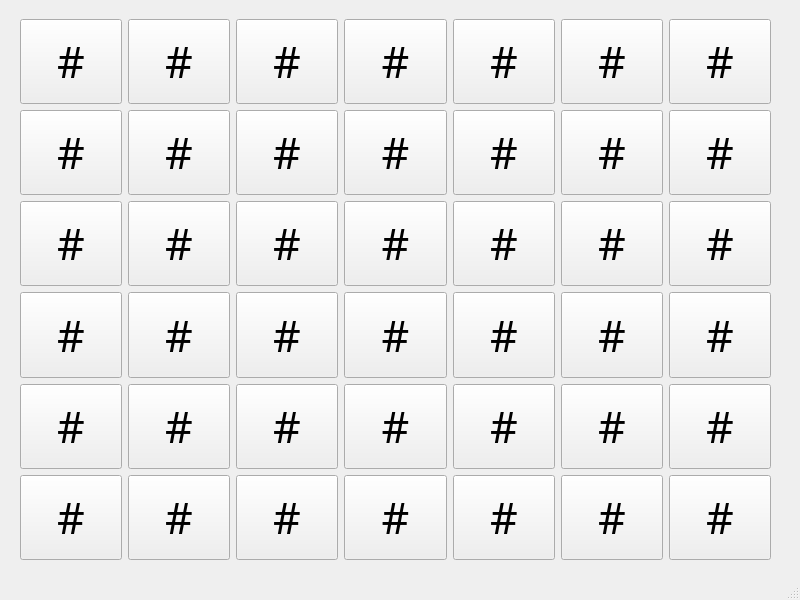
<?xml version="1.0" encoding="UTF-8"?>
<ui version="4.0">
 <class>connectgui</class>
 <widget class="QMainWindow" name="connectgui">
  <property name="geometry">
   <rect>
    <x>0</x>
    <y>0</y>
    <width>800</width>
    <height>600</height>
   </rect>
  </property>
  <property name="font">
   <font>
    <family>Poppins Medium</family>
    <pointsize>9</pointsize>
   </font>
  </property>
  <property name="windowTitle">
   <string>MainWindow</string>
  </property>
  <widget class="QWidget" name="centralwidget">
   <widget class="QWidget" name="gridLayoutWidget">
    <property name="geometry">
     <rect>
      <x>20</x>
      <y>19</y>
      <width>751</width>
      <height>541</height>
     </rect>
    </property>
    <layout class="QGridLayout" name="gridLayout">
     <item row="5" column="2">
      <widget class="QPushButton" name="c02">
       <property name="sizePolicy">
        <sizepolicy hsizetype="Minimum" vsizetype="Minimum">
         <horstretch>0</horstretch>
         <verstretch>0</verstretch>
        </sizepolicy>
       </property>
       <property name="font">
        <font>
         <family>Poppins Medium</family>
         <pointsize>32</pointsize>
        </font>
       </property>
       <property name="text">
        <string>#</string>
       </property>
      </widget>
     </item>
     <item row="0" column="0">
      <widget class="QPushButton" name="c50">
       <property name="sizePolicy">
        <sizepolicy hsizetype="Minimum" vsizetype="Minimum">
         <horstretch>0</horstretch>
         <verstretch>0</verstretch>
        </sizepolicy>
       </property>
       <property name="font">
        <font>
         <family>Poppins Medium</family>
         <pointsize>32</pointsize>
        </font>
       </property>
       <property name="text">
        <string>#</string>
       </property>
      </widget>
     </item>
     <item row="0" column="1">
      <widget class="QPushButton" name="c51">
       <property name="sizePolicy">
        <sizepolicy hsizetype="Minimum" vsizetype="Minimum">
         <horstretch>0</horstretch>
         <verstretch>0</verstretch>
        </sizepolicy>
       </property>
       <property name="font">
        <font>
         <family>Poppins Medium</family>
         <pointsize>32</pointsize>
        </font>
       </property>
       <property name="text">
        <string>#</string>
       </property>
      </widget>
     </item>
     <item row="1" column="5">
      <widget class="QPushButton" name="c45">
       <property name="sizePolicy">
        <sizepolicy hsizetype="Minimum" vsizetype="Minimum">
         <horstretch>0</horstretch>
         <verstretch>0</verstretch>
        </sizepolicy>
       </property>
       <property name="font">
        <font>
         <family>Poppins Medium</family>
         <pointsize>32</pointsize>
        </font>
       </property>
       <property name="text">
        <string>#</string>
       </property>
      </widget>
     </item>
     <item row="3" column="2">
      <widget class="QPushButton" name="c22">
       <property name="sizePolicy">
        <sizepolicy hsizetype="Minimum" vsizetype="Minimum">
         <horstretch>0</horstretch>
         <verstretch>0</verstretch>
        </sizepolicy>
       </property>
       <property name="font">
        <font>
         <family>Poppins Medium</family>
         <pointsize>32</pointsize>
        </font>
       </property>
       <property name="text">
        <string>#</string>
       </property>
      </widget>
     </item>
     <item row="1" column="3">
      <widget class="QPushButton" name="c43">
       <property name="sizePolicy">
        <sizepolicy hsizetype="Minimum" vsizetype="Minimum">
         <horstretch>0</horstretch>
         <verstretch>0</verstretch>
        </sizepolicy>
       </property>
       <property name="font">
        <font>
         <family>Poppins Medium</family>
         <pointsize>32</pointsize>
        </font>
       </property>
       <property name="text">
        <string>#</string>
       </property>
      </widget>
     </item>
     <item row="5" column="4">
      <widget class="QPushButton" name="c04">
       <property name="sizePolicy">
        <sizepolicy hsizetype="Minimum" vsizetype="Minimum">
         <horstretch>0</horstretch>
         <verstretch>0</verstretch>
        </sizepolicy>
       </property>
       <property name="font">
        <font>
         <family>Poppins Medium</family>
         <pointsize>32</pointsize>
        </font>
       </property>
       <property name="text">
        <string>#</string>
       </property>
      </widget>
     </item>
     <item row="1" column="4">
      <widget class="QPushButton" name="c44">
       <property name="sizePolicy">
        <sizepolicy hsizetype="Minimum" vsizetype="Minimum">
         <horstretch>0</horstretch>
         <verstretch>0</verstretch>
        </sizepolicy>
       </property>
       <property name="font">
        <font>
         <family>Poppins Medium</family>
         <pointsize>32</pointsize>
        </font>
       </property>
       <property name="text">
        <string>#</string>
       </property>
      </widget>
     </item>
     <item row="1" column="0">
      <widget class="QPushButton" name="c40">
       <property name="sizePolicy">
        <sizepolicy hsizetype="Minimum" vsizetype="Minimum">
         <horstretch>0</horstretch>
         <verstretch>0</verstretch>
        </sizepolicy>
       </property>
       <property name="font">
        <font>
         <family>Poppins Medium</family>
         <pointsize>32</pointsize>
        </font>
       </property>
       <property name="text">
        <string>#</string>
       </property>
      </widget>
     </item>
     <item row="3" column="1">
      <widget class="QPushButton" name="c21">
       <property name="sizePolicy">
        <sizepolicy hsizetype="Minimum" vsizetype="Minimum">
         <horstretch>0</horstretch>
         <verstretch>0</verstretch>
        </sizepolicy>
       </property>
       <property name="font">
        <font>
         <family>Poppins Medium</family>
         <pointsize>32</pointsize>
        </font>
       </property>
       <property name="text">
        <string>#</string>
       </property>
      </widget>
     </item>
     <item row="3" column="4">
      <widget class="QPushButton" name="c24">
       <property name="sizePolicy">
        <sizepolicy hsizetype="Minimum" vsizetype="Minimum">
         <horstretch>0</horstretch>
         <verstretch>0</verstretch>
        </sizepolicy>
       </property>
       <property name="font">
        <font>
         <family>Poppins Medium</family>
         <pointsize>32</pointsize>
        </font>
       </property>
       <property name="text">
        <string>#</string>
       </property>
      </widget>
     </item>
     <item row="2" column="2">
      <widget class="QPushButton" name="c32">
       <property name="sizePolicy">
        <sizepolicy hsizetype="Minimum" vsizetype="Minimum">
         <horstretch>0</horstretch>
         <verstretch>0</verstretch>
        </sizepolicy>
       </property>
       <property name="font">
        <font>
         <family>Poppins Medium</family>
         <pointsize>32</pointsize>
        </font>
       </property>
       <property name="text">
        <string>#</string>
       </property>
      </widget>
     </item>
     <item row="1" column="2">
      <widget class="QPushButton" name="c42">
       <property name="sizePolicy">
        <sizepolicy hsizetype="Minimum" vsizetype="Minimum">
         <horstretch>0</horstretch>
         <verstretch>0</verstretch>
        </sizepolicy>
       </property>
       <property name="font">
        <font>
         <family>Poppins Medium</family>
         <pointsize>32</pointsize>
        </font>
       </property>
       <property name="text">
        <string>#</string>
       </property>
      </widget>
     </item>
     <item row="4" column="0">
      <widget class="QPushButton" name="c10">
       <property name="sizePolicy">
        <sizepolicy hsizetype="Minimum" vsizetype="Minimum">
         <horstretch>0</horstretch>
         <verstretch>0</verstretch>
        </sizepolicy>
       </property>
       <property name="font">
        <font>
         <family>Poppins Medium</family>
         <pointsize>32</pointsize>
        </font>
       </property>
       <property name="text">
        <string>#</string>
       </property>
      </widget>
     </item>
     <item row="4" column="5">
      <widget class="QPushButton" name="c15">
       <property name="sizePolicy">
        <sizepolicy hsizetype="Minimum" vsizetype="Minimum">
         <horstretch>0</horstretch>
         <verstretch>0</verstretch>
        </sizepolicy>
       </property>
       <property name="font">
        <font>
         <family>Poppins Medium</family>
         <pointsize>32</pointsize>
        </font>
       </property>
       <property name="text">
        <string>#</string>
       </property>
      </widget>
     </item>
     <item row="3" column="3">
      <widget class="QPushButton" name="c23">
       <property name="sizePolicy">
        <sizepolicy hsizetype="Minimum" vsizetype="Minimum">
         <horstretch>0</horstretch>
         <verstretch>0</verstretch>
        </sizepolicy>
       </property>
       <property name="font">
        <font>
         <family>Poppins Medium</family>
         <pointsize>32</pointsize>
        </font>
       </property>
       <property name="text">
        <string>#</string>
       </property>
      </widget>
     </item>
     <item row="2" column="4">
      <widget class="QPushButton" name="c34">
       <property name="sizePolicy">
        <sizepolicy hsizetype="Minimum" vsizetype="Minimum">
         <horstretch>0</horstretch>
         <verstretch>0</verstretch>
        </sizepolicy>
       </property>
       <property name="font">
        <font>
         <family>Poppins Medium</family>
         <pointsize>32</pointsize>
        </font>
       </property>
       <property name="text">
        <string>#</string>
       </property>
      </widget>
     </item>
     <item row="0" column="3">
      <widget class="QPushButton" name="c53">
       <property name="sizePolicy">
        <sizepolicy hsizetype="Minimum" vsizetype="Minimum">
         <horstretch>0</horstretch>
         <verstretch>0</verstretch>
        </sizepolicy>
       </property>
       <property name="font">
        <font>
         <family>Poppins Medium</family>
         <pointsize>32</pointsize>
        </font>
       </property>
       <property name="text">
        <string>#</string>
       </property>
      </widget>
     </item>
     <item row="4" column="1">
      <widget class="QPushButton" name="c11">
       <property name="sizePolicy">
        <sizepolicy hsizetype="Minimum" vsizetype="Minimum">
         <horstretch>0</horstretch>
         <verstretch>0</verstretch>
        </sizepolicy>
       </property>
       <property name="font">
        <font>
         <family>Poppins Medium</family>
         <pointsize>32</pointsize>
        </font>
       </property>
       <property name="text">
        <string>#</string>
       </property>
      </widget>
     </item>
     <item row="2" column="0">
      <widget class="QPushButton" name="c30">
       <property name="sizePolicy">
        <sizepolicy hsizetype="Minimum" vsizetype="Minimum">
         <horstretch>0</horstretch>
         <verstretch>0</verstretch>
        </sizepolicy>
       </property>
       <property name="font">
        <font>
         <family>Poppins Medium</family>
         <pointsize>32</pointsize>
        </font>
       </property>
       <property name="text">
        <string>#</string>
       </property>
      </widget>
     </item>
     <item row="3" column="0">
      <widget class="QPushButton" name="c20">
       <property name="sizePolicy">
        <sizepolicy hsizetype="Minimum" vsizetype="Minimum">
         <horstretch>0</horstretch>
         <verstretch>0</verstretch>
        </sizepolicy>
       </property>
       <property name="font">
        <font>
         <family>Poppins Medium</family>
         <pointsize>32</pointsize>
        </font>
       </property>
       <property name="text">
        <string>#</string>
       </property>
      </widget>
     </item>
     <item row="5" column="5">
      <widget class="QPushButton" name="c05">
       <property name="sizePolicy">
        <sizepolicy hsizetype="Minimum" vsizetype="Minimum">
         <horstretch>0</horstretch>
         <verstretch>0</verstretch>
        </sizepolicy>
       </property>
       <property name="font">
        <font>
         <family>Poppins Medium</family>
         <pointsize>32</pointsize>
        </font>
       </property>
       <property name="text">
        <string>#</string>
       </property>
      </widget>
     </item>
     <item row="2" column="1">
      <widget class="QPushButton" name="c31">
       <property name="sizePolicy">
        <sizepolicy hsizetype="Minimum" vsizetype="Minimum">
         <horstretch>0</horstretch>
         <verstretch>0</verstretch>
        </sizepolicy>
       </property>
       <property name="font">
        <font>
         <family>Poppins Medium</family>
         <pointsize>32</pointsize>
        </font>
       </property>
       <property name="text">
        <string>#</string>
       </property>
      </widget>
     </item>
     <item row="5" column="1">
      <widget class="QPushButton" name="c01">
       <property name="sizePolicy">
        <sizepolicy hsizetype="Minimum" vsizetype="Minimum">
         <horstretch>0</horstretch>
         <verstretch>0</verstretch>
        </sizepolicy>
       </property>
       <property name="font">
        <font>
         <family>Poppins Medium</family>
         <pointsize>32</pointsize>
        </font>
       </property>
       <property name="text">
        <string>#</string>
       </property>
      </widget>
     </item>
     <item row="1" column="1">
      <widget class="QPushButton" name="c41">
       <property name="sizePolicy">
        <sizepolicy hsizetype="Minimum" vsizetype="Minimum">
         <horstretch>0</horstretch>
         <verstretch>0</verstretch>
        </sizepolicy>
       </property>
       <property name="font">
        <font>
         <family>Poppins Medium</family>
         <pointsize>32</pointsize>
        </font>
       </property>
       <property name="text">
        <string>#</string>
       </property>
      </widget>
     </item>
     <item row="0" column="5">
      <widget class="QPushButton" name="c55">
       <property name="sizePolicy">
        <sizepolicy hsizetype="Minimum" vsizetype="Minimum">
         <horstretch>0</horstretch>
         <verstretch>0</verstretch>
        </sizepolicy>
       </property>
       <property name="font">
        <font>
         <family>Poppins Medium</family>
         <pointsize>32</pointsize>
        </font>
       </property>
       <property name="text">
        <string>#</string>
       </property>
      </widget>
     </item>
     <item row="5" column="3">
      <widget class="QPushButton" name="c03">
       <property name="sizePolicy">
        <sizepolicy hsizetype="Minimum" vsizetype="Minimum">
         <horstretch>0</horstretch>
         <verstretch>0</verstretch>
        </sizepolicy>
       </property>
       <property name="font">
        <font>
         <family>Poppins Medium</family>
         <pointsize>32</pointsize>
        </font>
       </property>
       <property name="text">
        <string>#</string>
       </property>
      </widget>
     </item>
     <item row="2" column="3">
      <widget class="QPushButton" name="c33">
       <property name="sizePolicy">
        <sizepolicy hsizetype="Minimum" vsizetype="Minimum">
         <horstretch>0</horstretch>
         <verstretch>0</verstretch>
        </sizepolicy>
       </property>
       <property name="font">
        <font>
         <family>Poppins Medium</family>
         <pointsize>32</pointsize>
        </font>
       </property>
       <property name="text">
        <string>#</string>
       </property>
      </widget>
     </item>
     <item row="3" column="5">
      <widget class="QPushButton" name="c25">
       <property name="sizePolicy">
        <sizepolicy hsizetype="Minimum" vsizetype="Minimum">
         <horstretch>0</horstretch>
         <verstretch>0</verstretch>
        </sizepolicy>
       </property>
       <property name="font">
        <font>
         <family>Poppins Medium</family>
         <pointsize>32</pointsize>
        </font>
       </property>
       <property name="text">
        <string>#</string>
       </property>
      </widget>
     </item>
     <item row="0" column="4">
      <widget class="QPushButton" name="c54">
       <property name="sizePolicy">
        <sizepolicy hsizetype="Minimum" vsizetype="Minimum">
         <horstretch>0</horstretch>
         <verstretch>0</verstretch>
        </sizepolicy>
       </property>
       <property name="font">
        <font>
         <family>Poppins Medium</family>
         <pointsize>32</pointsize>
        </font>
       </property>
       <property name="text">
        <string>#</string>
       </property>
      </widget>
     </item>
     <item row="4" column="4">
      <widget class="QPushButton" name="c14">
       <property name="sizePolicy">
        <sizepolicy hsizetype="Minimum" vsizetype="Minimum">
         <horstretch>0</horstretch>
         <verstretch>0</verstretch>
        </sizepolicy>
       </property>
       <property name="font">
        <font>
         <family>Poppins Medium</family>
         <pointsize>32</pointsize>
        </font>
       </property>
       <property name="text">
        <string>#</string>
       </property>
      </widget>
     </item>
     <item row="0" column="2">
      <widget class="QPushButton" name="c52">
       <property name="sizePolicy">
        <sizepolicy hsizetype="Minimum" vsizetype="Minimum">
         <horstretch>0</horstretch>
         <verstretch>0</verstretch>
        </sizepolicy>
       </property>
       <property name="font">
        <font>
         <family>Poppins Medium</family>
         <pointsize>32</pointsize>
        </font>
       </property>
       <property name="text">
        <string>#</string>
       </property>
      </widget>
     </item>
     <item row="4" column="2">
      <widget class="QPushButton" name="c12">
       <property name="sizePolicy">
        <sizepolicy hsizetype="Minimum" vsizetype="Minimum">
         <horstretch>0</horstretch>
         <verstretch>0</verstretch>
        </sizepolicy>
       </property>
       <property name="font">
        <font>
         <family>Poppins Medium</family>
         <pointsize>32</pointsize>
        </font>
       </property>
       <property name="text">
        <string>#</string>
       </property>
      </widget>
     </item>
     <item row="4" column="3">
      <widget class="QPushButton" name="c13">
       <property name="sizePolicy">
        <sizepolicy hsizetype="Minimum" vsizetype="Minimum">
         <horstretch>0</horstretch>
         <verstretch>0</verstretch>
        </sizepolicy>
       </property>
       <property name="font">
        <font>
         <family>Poppins Medium</family>
         <pointsize>32</pointsize>
        </font>
       </property>
       <property name="text">
        <string>#</string>
       </property>
      </widget>
     </item>
     <item row="2" column="5">
      <widget class="QPushButton" name="c35">
       <property name="sizePolicy">
        <sizepolicy hsizetype="Minimum" vsizetype="Minimum">
         <horstretch>0</horstretch>
         <verstretch>0</verstretch>
        </sizepolicy>
       </property>
       <property name="font">
        <font>
         <family>Poppins Medium</family>
         <pointsize>32</pointsize>
        </font>
       </property>
       <property name="text">
        <string>#</string>
       </property>
      </widget>
     </item>
     <item row="5" column="0">
      <widget class="QPushButton" name="c00">
       <property name="sizePolicy">
        <sizepolicy hsizetype="Minimum" vsizetype="Minimum">
         <horstretch>0</horstretch>
         <verstretch>0</verstretch>
        </sizepolicy>
       </property>
       <property name="font">
        <font>
         <family>Poppins Medium</family>
         <pointsize>32</pointsize>
        </font>
       </property>
       <property name="text">
        <string>#</string>
       </property>
      </widget>
     </item>
     <item row="0" column="6">
      <widget class="QPushButton" name="c56">
       <property name="sizePolicy">
        <sizepolicy hsizetype="Minimum" vsizetype="Minimum">
         <horstretch>0</horstretch>
         <verstretch>0</verstretch>
        </sizepolicy>
       </property>
       <property name="font">
        <font>
         <family>Poppins Medium</family>
         <pointsize>32</pointsize>
        </font>
       </property>
       <property name="text">
        <string>#</string>
       </property>
      </widget>
     </item>
     <item row="1" column="6">
      <widget class="QPushButton" name="c46">
       <property name="sizePolicy">
        <sizepolicy hsizetype="Minimum" vsizetype="Minimum">
         <horstretch>0</horstretch>
         <verstretch>0</verstretch>
        </sizepolicy>
       </property>
       <property name="font">
        <font>
         <family>Poppins Medium</family>
         <pointsize>32</pointsize>
        </font>
       </property>
       <property name="text">
        <string>#</string>
       </property>
      </widget>
     </item>
     <item row="2" column="6">
      <widget class="QPushButton" name="c36">
       <property name="sizePolicy">
        <sizepolicy hsizetype="Minimum" vsizetype="Minimum">
         <horstretch>0</horstretch>
         <verstretch>0</verstretch>
        </sizepolicy>
       </property>
       <property name="font">
        <font>
         <family>Poppins Medium</family>
         <pointsize>32</pointsize>
        </font>
       </property>
       <property name="text">
        <string>#</string>
       </property>
      </widget>
     </item>
     <item row="3" column="6">
      <widget class="QPushButton" name="c26">
       <property name="sizePolicy">
        <sizepolicy hsizetype="Minimum" vsizetype="Minimum">
         <horstretch>0</horstretch>
         <verstretch>0</verstretch>
        </sizepolicy>
       </property>
       <property name="font">
        <font>
         <family>Poppins Medium</family>
         <pointsize>32</pointsize>
        </font>
       </property>
       <property name="text">
        <string>#</string>
       </property>
      </widget>
     </item>
     <item row="4" column="6">
      <widget class="QPushButton" name="c16">
       <property name="sizePolicy">
        <sizepolicy hsizetype="Minimum" vsizetype="Minimum">
         <horstretch>0</horstretch>
         <verstretch>0</verstretch>
        </sizepolicy>
       </property>
       <property name="font">
        <font>
         <family>Poppins Medium</family>
         <pointsize>32</pointsize>
        </font>
       </property>
       <property name="text">
        <string>#</string>
       </property>
      </widget>
     </item>
     <item row="5" column="6">
      <widget class="QPushButton" name="c06">
       <property name="sizePolicy">
        <sizepolicy hsizetype="Minimum" vsizetype="Minimum">
         <horstretch>0</horstretch>
         <verstretch>0</verstretch>
        </sizepolicy>
       </property>
       <property name="font">
        <font>
         <family>Poppins Medium</family>
         <pointsize>32</pointsize>
        </font>
       </property>
       <property name="text">
        <string>#</string>
       </property>
      </widget>
     </item>
    </layout>
   </widget>
  </widget>
  <widget class="QMenuBar" name="menubar">
   <property name="geometry">
    <rect>
     <x>0</x>
     <y>0</y>
     <width>800</width>
     <height>26</height>
    </rect>
   </property>
  </widget>
  <widget class="QStatusBar" name="statusbar"/>
 </widget>
 <resources/>
 <connections/>
</ui>
